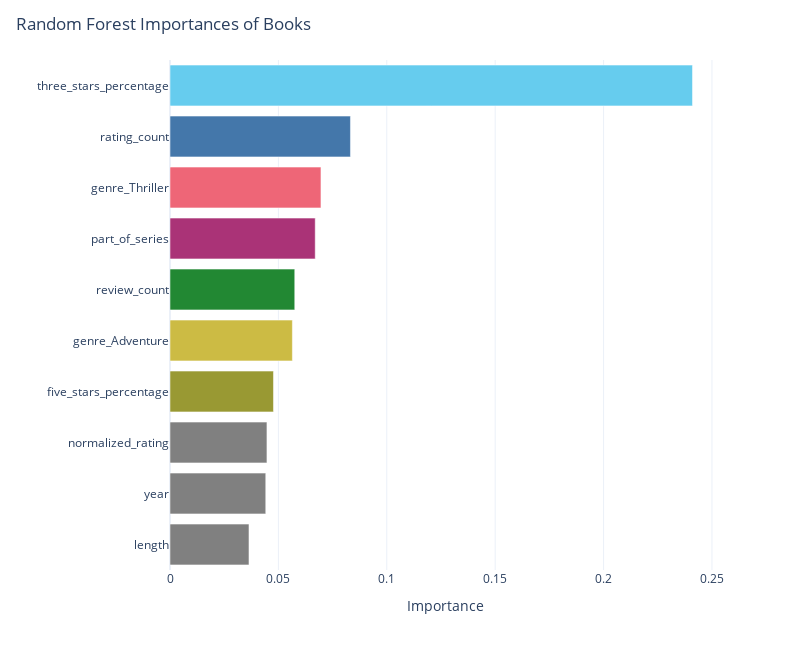

The cell this chart's notebook holds for it:
### Code cell
import matplotlib.pyplot as plt
import plotly.express as px
import pandas as pd

importances = best_model.feature_importances_

feature_importances = pd.DataFrame({
    'Feature': X_train.columns,
    'Importance': importances
})

feature_importances = feature_importances.sort_values(by='Importance', ascending=False)

# Create interactive bar chart
fig = px.bar(
    feature_importances.head(10),
    y='Feature',
    x='Importance',
    color='Feature',
    color_discrete_map=color_palette,
)

fig.update_layout(
    title=dict(
        text="Random Forest Importances of Books",  
        x=0.02, 
    ),
    yaxis=dict(
        title="",
        tickmode="array",
    ),
    template="plotly_white",
    width=800,
    height=650,     
    showlegend=False,

)

# Add tooltips for better interactivity
fig.update_traces(
    hovertemplate='<b>%{y}</b><br>Importance: %{x:.3f}<extra></extra>'
)

fig.show()

### Figure 1 — Plotly figure (JSON) as saved in the notebook; plotly's stock layout.template omitted (floating-point values rounded to 4 significant figures)
{"data": [{"alignmentgroup": "True", "hovertemplate": "<b>%{y}</b><br>Importance: %{x:.3f}<extra></extra>", "legendgroup": "three_stars_percentage", "marker": {"color": "#66CCEE", "pattern": {"shape": ""}}, "name": "three_stars_percentage", "offsetgroup": "three_stars_percentage", "orientation": "h", "showlegend": true, "textposition": "auto", "type": "bar", "x": [0.241], "xaxis": "x", "y": ["three_stars_percentage"], "yaxis": "y"}, {"alignmentgroup": "True", "hovertemplate": "<b>%{y}</b><br>Importance: %{x:.3f}<extra></extra>", "legendgroup": "rating_count", "marker": {"color": "#4477AA", "pattern": {"shape": ""}}, "name": "rating_count", "offsetgroup": "rating_count", "orientation": "h", "showlegend": true, "textposition": "auto", "type": "bar", "x": [0.08324], "xaxis": "x", "y": ["rating_count"], "yaxis": "y"}, {"alignmentgroup": "True", "hovertemplate": "<b>%{y}</b><br>Importance: %{x:.3f}<extra></extra>", "legendgroup": "genre_Thriller", "marker": {"color": "#EE6677", "pattern": {"shape": ""}}, "name": "genre_Thriller", "offsetgroup": "genre_Thriller", "orientation": "h", "showlegend": true, "textposition": "auto", "type": "bar", "x": [0.06963], "xaxis": "x", "y": ["genre_Thriller"], "yaxis": "y"}, {"alignmentgroup": "True", "hovertemplate": "<b>%{y}</b><br>Importance: %{x:.3f}<extra></extra>", "legendgroup": "part_of_series", "marker": {"color": "#AA3377", "pattern": {"shape": ""}}, "name": "part_of_series", "offsetgroup": "part_of_series", "orientation": "h", "showlegend": true, "textposition": "auto", "type": "bar", "x": [0.06699], "xaxis": "x", "y": ["part_of_series"], "yaxis": "y"}, {"alignmentgroup": "True", "hovertemplate": "<b>%{y}</b><br>Importance: %{x:.3f}<extra></extra>", "legendgroup": "review_count", "marker": {"color": "#228833", "pattern": {"shape": ""}}, "name": "review_count", "offsetgroup": "review_count", "orientation": "h", "showlegend": true, "textposition": "auto", "type": "bar", "x": [0.05754], "xaxis": "x", "y": ["review_count"], "yaxis": "y"}, {"alignmentgroup": "True", "hovertemplate": "<b>%{y}</b><br>Importance: %{x:.3f}<extra></extra>", "legendgroup": "genre_Adventure", "marker": {"color": "#CCBB44", "pattern": {"shape": ""}}, "name": "genre_Adventure", "offsetgroup": "genre_Adventure", "orientation": "h", "showlegend": true, "textposition": "auto", "type": "bar", "x": [0.05645], "xaxis": "x", "y": ["genre_Adventure"], "yaxis": "y"}, {"alignmentgroup": "True", "hovertemplate": "<b>%{y}</b><br>Importance: %{x:.3f}<extra></extra>", "legendgroup": "five_stars_percentage", "marker": {"color": "#999933", "pattern": {"shape": ""}}, "name": "five_stars_percentage", "offsetgroup": "five_stars_percentage", "orientation": "h", "showlegend": true, "textposition": "auto", "type": "bar", "x": [0.04773], "xaxis": "x", "y": ["five_stars_percentage"], "yaxis": "y"}, {"alignmentgroup": "True", "hovertemplate": "<b>%{y}</b><br>Importance: %{x:.3f}<extra></extra>", "legendgroup": "normalized_rating", "marker": {"color": "gray", "pattern": {"shape": ""}}, "name": "normalized_rating", "offsetgroup": "normalized_rating", "orientation": "h", "showlegend": true, "textposition": "auto", "type": "bar", "x": [0.04472], "xaxis": "x", "y": ["normalized_rating"], "yaxis": "y"}, {"alignmentgroup": "True", "hovertemplate": "<b>%{y}</b><br>Importance: %{x:.3f}<extra></extra>", "legendgroup": "year", "marker": {"color": "gray", "pattern": {"shape": ""}}, "name": "year", "offsetgroup": "year", "orientation": "h", "showlegend": true, "textposition": "auto", "type": "bar", "x": [0.04417], "xaxis": "x", "y": ["year"], "yaxis": "y"}, {"alignmentgroup": "True", "hovertemplate": "<b>%{y}</b><br>Importance: %{x:.3f}<extra></extra>", "legendgroup": "length", "marker": {"color": "gray", "pattern": {"shape": ""}}, "name": "length", "offsetgroup": "length", "orientation": "h", "showlegend": true, "textposition": "auto", "type": "bar", "x": [0.03643], "xaxis": "x", "y": ["length"], "yaxis": "y"}], "layout": {"barmode": "relative", "height": 650, "legend": {"title": {"text": "Feature"}, "tracegroupgap": 0}, "margin": {"t": 60}, "showlegend": false, "title": {"text": "Random Forest Importances of Books", "x": 0.02}, "width": 800, "xaxis": {"anchor": "y", "domain": [0, 1], "title": {"text": "Importance"}}, "yaxis": {"anchor": "x", "categoryarray": ["length", "year", "normalized_rating", "five_stars_percentage", "genre_Adventure", "review_count", "part_of_series", "genre_Thriller", "rating_count", "three_stars_percentage"], "categoryorder": "array", "domain": [0, 1], "tickmode": "array", "title": {"text": ""}}}}
